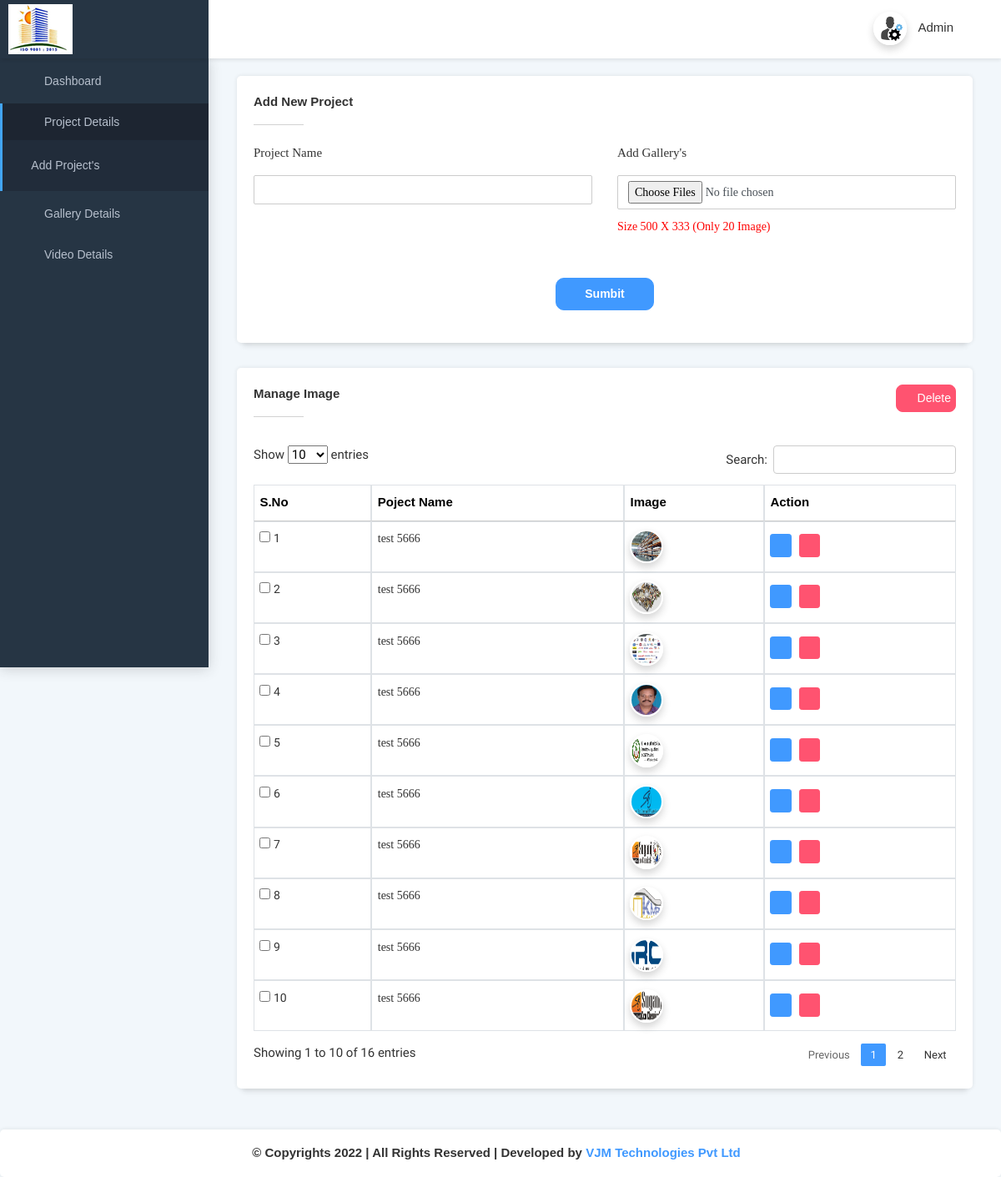
The page /admin/add-project.php (signed in) on the database its author committed.
### tables this page shows
CREATE TABLE `projects` (
  `id` int(11) NOT NULL,
  `images` text NOT NULL,
  `project_name` text NOT NULL,
  `status` varchar(100) NOT NULL
);

### admin/center.php (called while the page is built)
<?php
include("header.php");
include("top-bar.php");
include("side-bar.php");
?>

### admin/add-project.php (the view, shortened to what this page needs)
<?php $page = "add-project";
include("center.php");
?>
    <div class="card">
        <div class="card-header">
            <h5>Add New Project</h5> </div>
        <div class="card-block">
            <form method="post" action="" enctype="multipart/form-data">
                <div class="row">
                <div class="col-sm-12 col-xl-6 m-b-30">
                    <p class="fee-bold">Project Name</p>
                    <input type="text" class="form-control fill" name="project_name" required>
                </div>
                    <div class="col-sm-12 col-xl-6  m-b-30">
                        <p class="fee-bold">Add Gallery's</p>
                        <input type="file" class="form-control img-responsive" name="images[]" multiple required accept="image/*">
                        <p class="dimension-image" id="myDIV">Size 500 X 333 (Only 20 Image)</p>
                    </div>
                </div>
                <div class="form-group text-center center-block">
                    <button class="btn btn-new waves-effect waves-light" name="add-gallery-image" type="submit">Sumbit</button>
                </div>
            </form>
        </div>
    </div>
<?php
include("connection.php");
$i = 0;
$query = "SELECT * FROM projects WHERE status = 'active' ORDER BY id DESC";
$result = mysqli_query($conn, $query);
if (mysqli_num_rows($result))
{ ?>   <form action="delete-all-project.php" method="post" >
        <div class="card">
            <div class="card-header">
                <h5>Manage Image</h5><button type="submit" name="delete" class="btn btn-scuu" onclick="return checkNewDelete()"><i class="icofont icofont-ui-delete"></i> Delete</button>
        </div>
            <div class="card-block">
                <div class="table-responsive">
                    <table class="table table-sm table-bordered" id="myTable" style="border:none">
                        <thead>
                            <tr>
                                <th>S.No</th>
                                <th>Poject Name</th>
                                <th>Image</th>
                                <th>Action</th>
                            </tr>
                        </thead>
                        <tbody>
                            <?php
                            while($row = mysqli_fetch_array($result))
                                 {
                                    echo '
                                         <tr>
                                            <td><label class="checkbox-inline"><input type="checkbox" value="'.($row["id"]).'" name="userid[]"> '.(++$i).'</label></td>
                                            <td>'.($row["project_name"]).'</td>
                                            <td><img src="images/project/'.($row["images"]).'"  alt="" class="user-img img-radius" width="40px" height="40px"></td>
                                            <td><div class="btn-group-sm" style="float: none;">
                                            <a href="edit-project.php?id='. ($row["id"]).'" class="tabledit-edit-button btn btn-primary waves-effect waves-light" style="float: none;"><span class="icofont icofont-ui-edit"></span></a>
                                            <a href="delete-project.php?id='.($row["id"]).'" class="tabledit-delete-button btn btn-danger waves-effect waves-light" style="float: none;margin: 5px;" onclick="return checkDelete()"><span class="icofont icofont-ui-delete"></span></a> </div></td>
                                         </tr>';
                                }
                            }
                             else {}
                        ?>
                        </tbody>
                    </table>
                </div>
            </div>
        </div>
        </form>
        <?php include("footer.php"); ?>

### admin/header.php (shortened to what this page needs)
<!DOCTYPE html>
<html lang="en">
<head>
    <link href="font/open.css" rel="stylesheet">
    <link href="font/quicksand.css" rel="stylesheet">
    <link href="font/roboto.css" rel="stylesheet">
     <link href="font/roboto-slab.css" rel="stylesheet">
    <link href="font/Bree.css" rel="stylesheet">
    <link rel="stylesheet" type="text/css" href="css/bootstrap.min.css">
    <link rel="stylesheet" href="css/waves.min.css" type="text/css">
    <link rel="stylesheet" type="text/css" href="css/feather.css">
    <link rel="stylesheet" type="text/css" href="css/font-awesome.min.css">
    <link rel="stylesheet" type="text/css" href="css/sweetalert.css">
    <link rel="stylesheet" type="text/css" href="css/themify-icons.css">
    <link rel="stylesheet" type="text/css" href="css/icofont.css">
    <link rel="stylesheet" type="text/css" href="css/font-awesome-n.mins.css">
    <link rel="stylesheet" type="text/css" href="css/jquery.steps.css">
    <link rel="stylesheet" type="text/css" href="css/style.css">
    <link rel="stylesheet" type="text/css" href="css/pages.css">
    <link rel="stylesheet" type="text/css" href="css/style-new.css">
    <link rel="stylesheet" type="text/css" href="css/widget.css">
    <link rel="stylesheet" type="text/css" href="css/jquery.dataTables.min.css">
</head>

### admin/top-bar.php (shortened to what this page needs)
<body>
    <div id="pcoded" class="pcoded">
        <div class="pcoded-container navbar-wrapper">
            <nav class="navbar header-navbar pcoded-header">
                <div class="navbar-wrapper">
                    <div class="navbar-logo">
                        <a href="home.php"> <img class="img-fluid" src="images/file/main-logo.png" alt="Theme-Logo" /> </a>
                        <a class="mobile-menu" id="mobile-collapse" href="#!"> <i class="feather icon-menu icon-toggle-right"></i> </a>
                    </div>
                    <div class="navbar-container container-fluid">
                        <ul class="nav-right">
                            <li class="user-profile header-notification">
                                <div class="dropdown-primary dropdown">
                                    <div class="dropdown-toggle" data-toggle="dropdown"> <img src="images/file/admin.png" class="img-radius" alt="User-Profile-Image"> <span>Admin</span> <i class="feather icon-chevron-down"></i> </div>
                                </div>
                            </li>
                        </ul>
                    </div>
                </div>
            </nav>

### admin/side-bar.php (shortened to what this page needs)
<div class="pcoded-main-container">
    <div class="pcoded-wrapper">
        <nav class="pcoded-navbar">
            <div class="nav-list">
                <div class="pcoded-inner-navbar main-menu">
                    <ul class="pcoded-item pcoded-left-item">
                        <li class="pcoded-hasmenu <?php if($page=='home'){echo 'active';} ?>">
                            <a href="home.php" class="waves-effect waves-dark"> <span class="pcoded-micon"><i class="feather icon-home"></i></span> <span class="pcoded-mtext">Dashboard</span> </a>
                        </li>
                        <li class="pcoded-hasmenu <?php if($page=='add-project'){echo 'active pcoded-trigger';} ?>">
                            <a href="javascript:void(0)" class="waves-effect waves-dark"> <span class="pcoded-micon">
                                    <i class="feather icon-box"></i>
                                </span> <span class="pcoded-mtext">Project Details</span> </a>
                            <ul class="pcoded-submenu">
                                <li>
                                    <a href="add-project.php" class="waves-effect waves-dark"> <span class="pcoded-mtext">Add Project's</span> </a>
                                </li>
                            </ul>
                        </li>
                        <li class="pcoded-hasmenu <?php if($page=='add-gallery'){echo 'active pcoded-trigger';} ?>">
                            <a href="javascript:void(0)" class="waves-effect waves-dark"> <span class="pcoded-micon">
                                    <i class="feather icon-box"></i>
                                </span> <span class="pcoded-mtext">Gallery Details</span> </a>
                        </li>
                        <li class="pcoded-hasmenu <?php if($page=='add-video'){echo 'active pcoded-trigger';} ?>">
                            <a href="javascript:void(0)" class="waves-effect waves-dark"> <span class="pcoded-micon">
                                    <i class="feather icon-box"></i>
                                </span> <span class="pcoded-mtext">Video Details</span> </a>
                        </li>
                    </ul>
                </div>
            </div>
        </nav>
        <div class="pcoded-content">
            <div class="pcoded-inner-content">
                <div class="main-body">
                    <div class="page-wrapper">
                        <div class="page-body">
                            <div class="row">
                                <div class="col-sm-12">

### admin/footer.php (shortened to what this page needs)
</div>
</div>
</div>
</div>
</div>
</div>
</div>
</div>
</div>
</div>
</div>
<div class="card" style="margin-bottom: 0px;">
    <h5 class="footer-txt">© Copyrights 2022 | All Rights Reserved | Developed by<a href="http://www.vjmtech.com/" target="_blank"> VJM Technologies Pvt Ltd</a></h5>
</div>
</body>
</html>

### admin/css/feather.css (style rules this page uses)
.feather { font-family:feather!important;speak:none;font-style:normal;font-weight:400;font-variant:normal;text-transform:none;line-height:1;-webkit-font-smoothing:antialiased;-moz-osx-font-smoothing:grayscale }
.icon-box:before { content:"\e83c" }
.icon-chevron-down:before { content:"\e842" }
.icon-home:before { content:"\e87a" }
.icon-menu:before { content:"\e88f" }
.icon-toggle-right:before { content:"\e8d9" }

### admin/css/style-new.css (style rules this page uses)
.dimension-image { font-size: 14px; line-height: 3 !important; color: #ff0000; margin: 0; font-family: 'Bree Serif', serif; }
.fee-bold { font-weight: normal; font-family: 'Bree Serif', serif; font-size: 15px; -webkit-font-smoothing: antialiased !important; }
table.dataTable thead th { font-weight: bold; font-family: 'quicksand', sans-serif; color: #000; font-size: 15px !important; -webkit-font-smoothing: antialiased !important; }

### rows shown on the page
projects: project_name "test 5666", images (picture)
projects: project_name "test 5666", images (picture)
projects: project_name "test 5666", images (picture)
projects: project_name "test 5666", images (picture)
projects: project_name "test 5666", images (picture)
projects: project_name "test 5666", images (picture)
projects: project_name "test 5666", images (picture)
projects: project_name "test 5666", images (picture)
projects: project_name "test 5666", images (picture)
projects: project_name "test 5666", images (picture)
